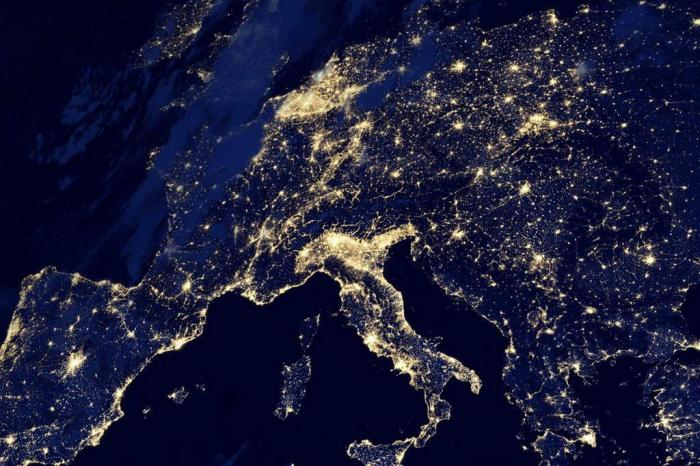
#> input picture img.jpg, 700 x 466 px
$ jupyter execute 'Fourier Transform.ipynb'
#> lines starting #> are read from the running program, lines starting #| are printed output that depends on the picture
## Fourier Transform

https://opencv-python-tutroals.readthedocs.io/en/latest/py_tutorials/py_imgproc/py_transforms/py_fourier_transform/py_fourier_transform.html

[cell 1]
import cv2
import numpy as np
from matplotlib import pyplot as plt

[cell 2]
img = cv2.imread('img.jpg',0)
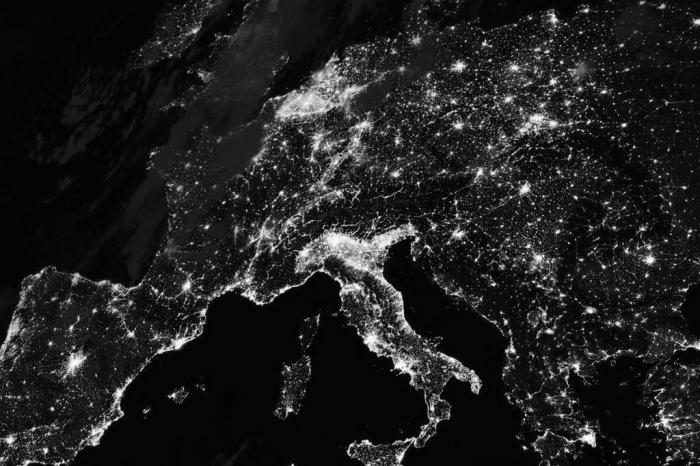
#> img: shape (466, 700); min 0, max 255, mean 32.6
f = np.fft.fft2(img)
fshift = np.fft.fftshift(f)
magnitude_spectrum = 20*np.log(np.abs(fshift))
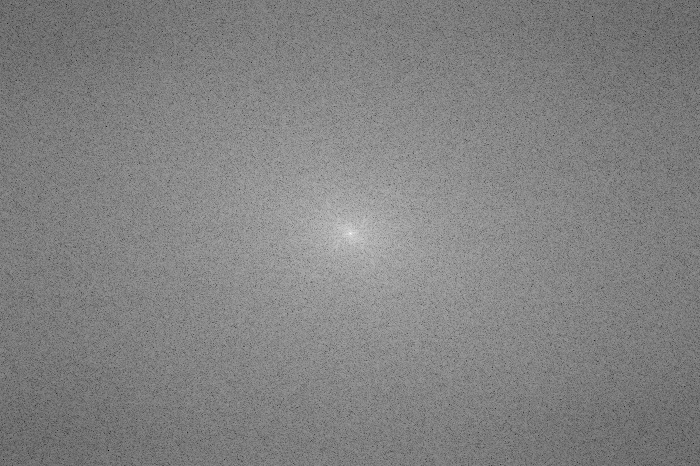
#> magnitude_spectrum: shape (466, 700) float64; min 23.46, max 323.6, mean 176.8; drawn with min black and max white

[cell 3]
plt.subplot(121),plt.imshow(img, cmap = 'gray')
plt.title('Input Image'), plt.xticks([]), plt.yticks([])
plt.subplot(122),plt.imshow(magnitude_spectrum, cmap = 'gray')
plt.title('Magnitude Spectrum'), plt.xticks([]), plt.yticks([])
plt.show()
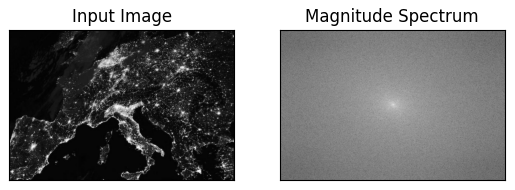
#> figure drawn by matplotlib, 2 panels

[cell 4]
import cv2
import numpy as np
from matplotlib import pyplot as plt

# simple averaging filter without scaling parameter
mean_filter = np.ones((3,3))

# creating a guassian filter
x = cv2.getGaussianKernel(5,10)
gaussian = x*x.T

# different edge detecting filters
# scharr in x-direction
scharr = np.array([[-3, 0, 3],
                   [-10,0,10],
                   [-3, 0, 3]])
# sobel in x direction
sobel_x= np.array([[-1, 0, 1],
                   [-2, 0, 2],
                   [-1, 0, 1]])
# sobel in y direction
sobel_y= np.array([[-1,-2,-1],
                   [0, 0, 0],
                   [1, 2, 1]])
# laplacian
laplacian=np.array([[0, 1, 0],
                    [1,-4, 1],
                    [0, 1, 0]])

filters = [mean_filter, gaussian, laplacian, sobel_x, sobel_y, scharr]
filter_name = ['mean_filter', 'gaussian','laplacian', 'sobel_x', \
                'sobel_y', 'scharr_x']
fft_filters = [np.fft.fft2(x) for x in filters]
fft_shift = [np.fft.fftshift(y) for y in fft_filters]
mag_spectrum = [np.log(np.abs(z)+1) for z in fft_shift]

for i in range(6):
    plt.subplot(2,3,i+1),plt.imshow(mag_spectrum[i],cmap = 'gray')
    plt.title(filter_name[i]), plt.xticks([]), plt.yticks([])

plt.show()
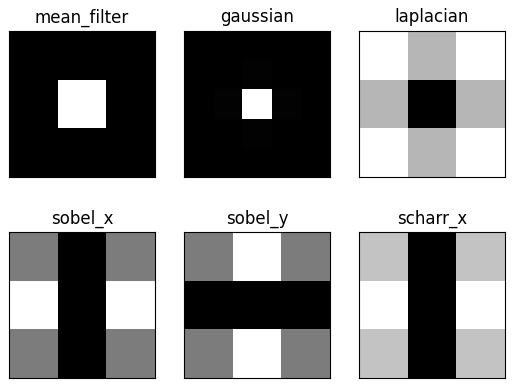
#> figure drawn by matplotlib, 6 panels
